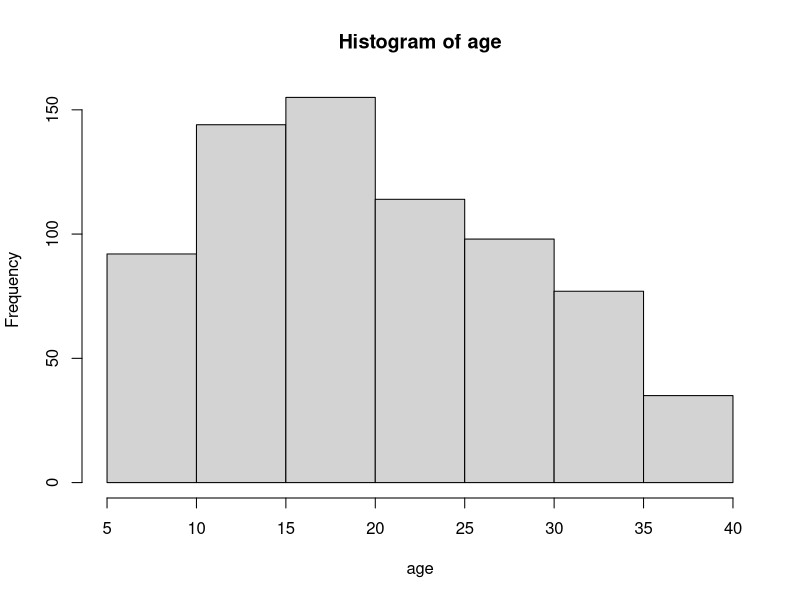
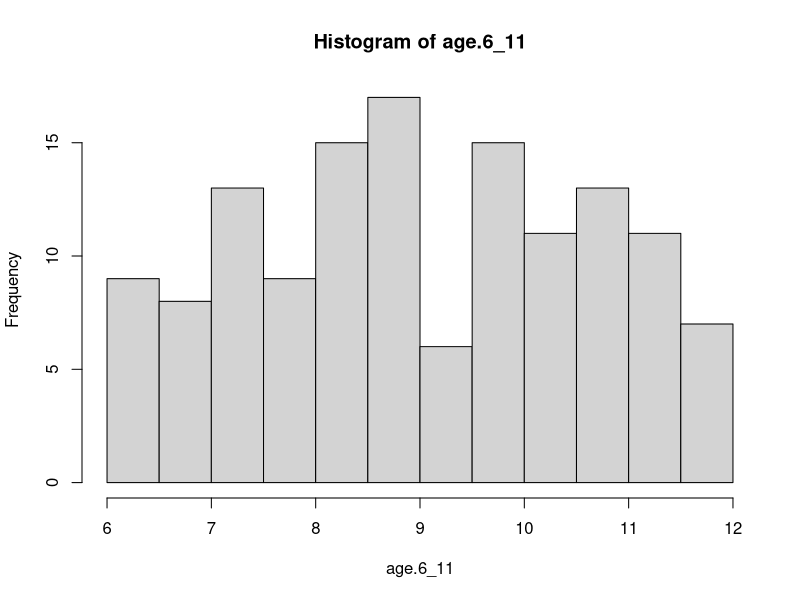
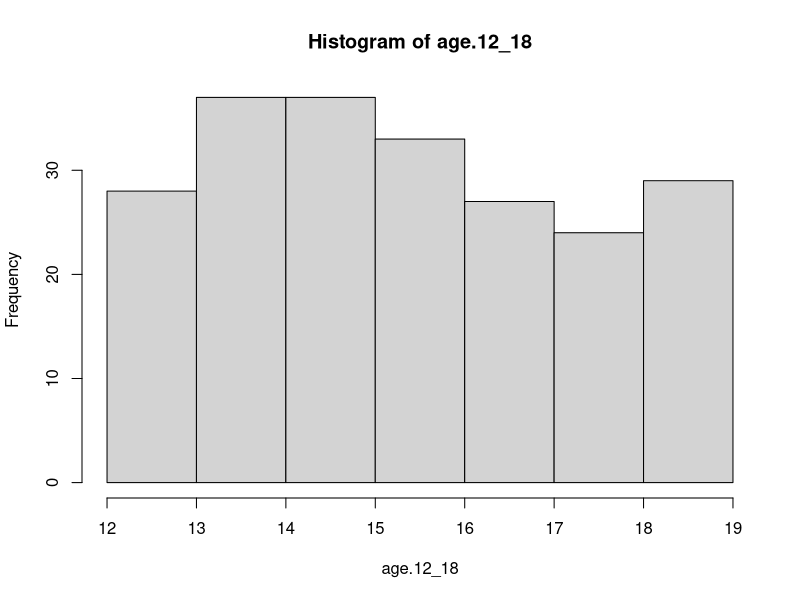
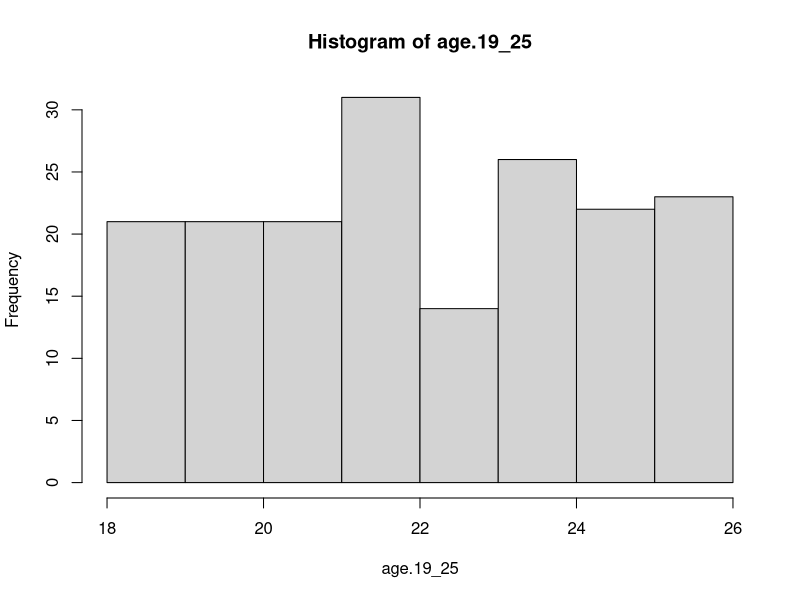
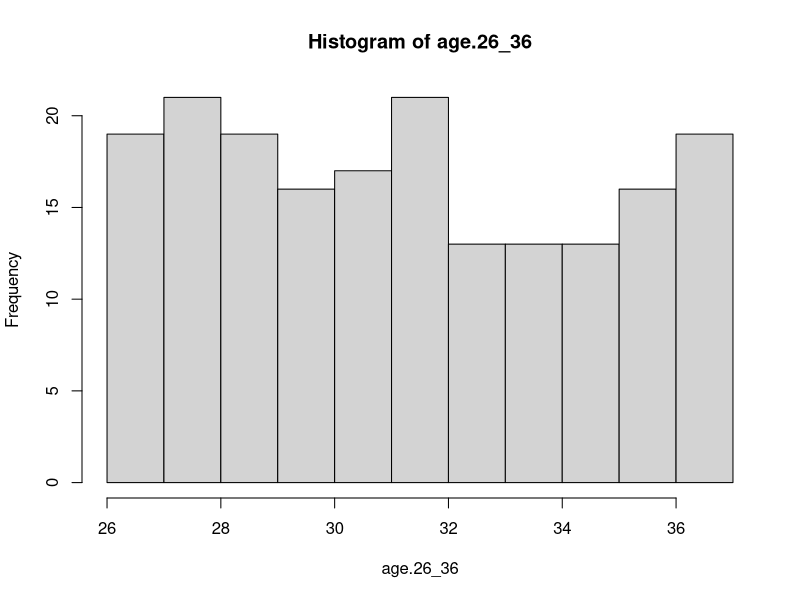
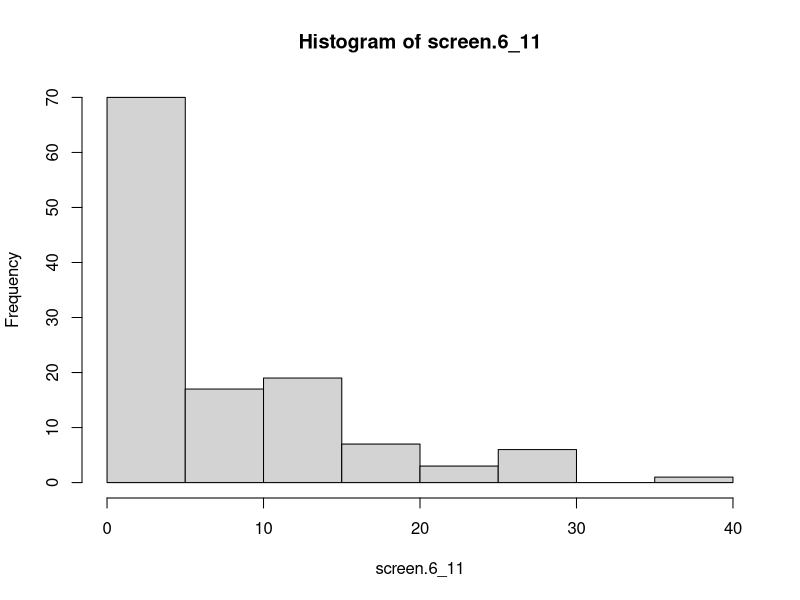
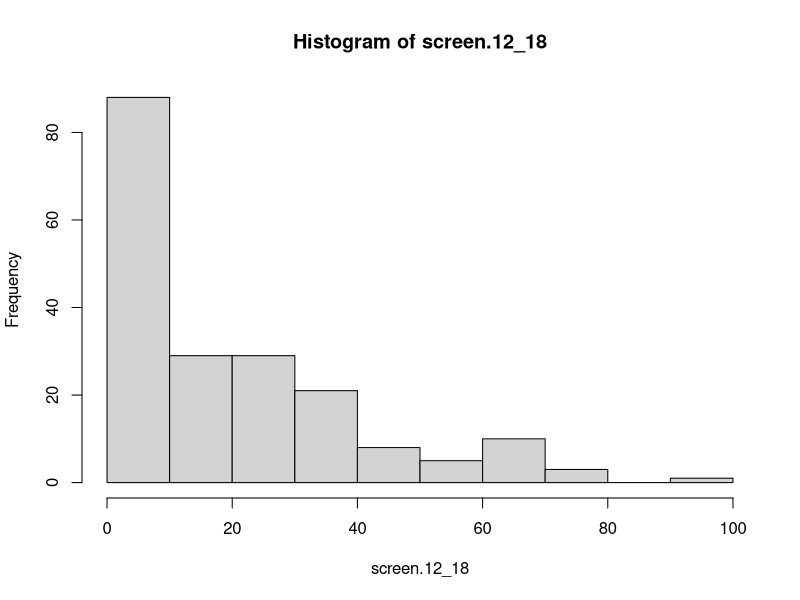
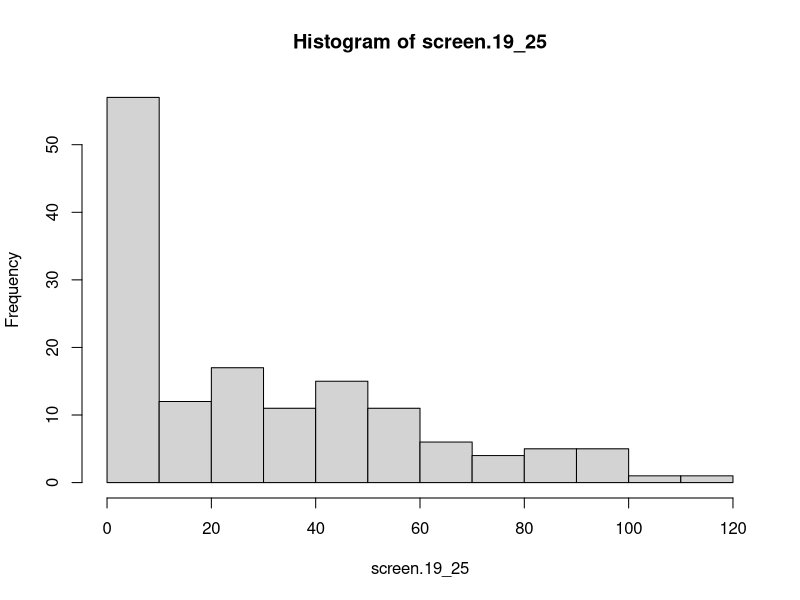

Write R code to recreate these figures, in order. (Note: this script raises an error after producing the figures.)
#### Data Simulation ####

set.seed(0)

# Overall Values

total.n.6_11 <- 134
total.n.12_18 <- 215
total.n.19_25 <- 179
total.n.26_36 <- 187


# Age

age.6_11 <- runif(n=total.n.6_11, min = 6, max = 11.9)
sd(age.6_11)
# sim sd: ~ 1.7
# original sd: 1.82
age.12_18 <- runif(n=total.n.12_18, min = 12, max = 18.9)
sd(age.12_18)
# sim sd: ~ 2.0
# original sd: 2.19

age.19_25 <- runif(n=total.n.19_25, min = 18, max = 25.9)
sd(age.19_25)
# sim sd: ~ 2.4
# original sd: 2.07

age.26_36 <- rnorm(n=total.n.26_36, mean=30.64, sd=3.07)
age.26_36 <- runif(n=total.n.26_36, min = 26, max = 36.9)
sd(age.26_36)
# sim sd: ~ 3.1
# original sd: 3.07


age <- c(age.6_11, age.12_18, age.19_25, age.26_36)
sd(age)
# sim sd: ~ 8.6
# original sd: 8.26
mean(age)
# Simulated mean: 20.167
# Original mean: 19.52
shapiro.test(age)
# data is normal
# 2.496e-13


hist(age)
hist(age.6_11)
hist(age.12_18)
hist(age.19_25)
hist(age.26_36)



impute.age.6_11 <- replace(age.6_11, is.na(age.6_11), 
                              mean(age.6_11, na.rm=TRUE))
impute.age.12_18 <- replace(age.12_18, is.na(age.12_18), 
                               mean(age.12_18, na.rm=TRUE))
impute.age.19_25 <- replace(age.19_25, is.na(age.19_25), 
                               mean(age.19_25, na.rm=TRUE))
impute.age.26_36 <- replace(age.26_36, is.na(age.26_36), 
                               mean(age.26_36, na.rm=TRUE))





install.packages("truncnorm")
require(truncnorm)

# Touchscreen Use

# Touchscreen values for each age group

screen.mean.6_11 <- 8.53
screen.mean.12_18 <- 18.80
screen.mean.19_25 <- 25.18
screen.mean.26_36 <- 44.11
screen.mean.all <- 24.45

screen.sd.6_11 <- 15.54
screen.sd.12_18 <- 36.83
screen.sd.19_25 <- 37.46
screen.sd.26_36 <- 47.75
screen.sd.all <- 38.98

screen.n.6_11 <- 123
screen.n.12_18 <- 194
screen.n.19_25 <- 145
screen.n.26_36 <- 151
screen.n.all <- 612

# set.seed(0)

screen.6_11 <- (0.7)* rnorm(n=total.n.6_11, mean=(screen.mean.6_11-2.5), sd=screen.sd.6_11) + 
                (0.3)* rnorm(n=total.n.6_11, mean=3, sd=5)
screen.6_11 <- replace(screen.6_11, screen.6_11<0, 0)
screen.6_11[sample(1:length(screen.6_11), 
                   size = (total.n.6_11-screen.n.6_11), replace = FALSE)] <- NA
hist(screen.6_11)
sd(screen.6_11, na.rm = TRUE)
mean(screen.6_11, na.rm = TRUE)
# Sim mean typically hovers between 6.5-8.5
# Original mean: 7.53

# set.seed(0)
screen.12_18 <- (0.7)* rnorm(n=total.n.12_18, mean=(screen.mean.12_18-4), sd=screen.sd.12_18) + 
  (0.3)* rnorm(n=total.n.12_18, mean=10, sd=10)
screen.12_18 <- replace(screen.12_18, screen.12_18<0, 0)
screen.12_18[sample(1:length(screen.12_18), 
                    size = (total.n.12_18-screen.n.12_18), replace = FALSE)] <- NA
hist(screen.12_18)
sd(screen.12_18, na.rm = TRUE)
mean(screen.12_18, na.rm = TRUE)
# Sim mean typically hovers between 17-19.5
# Original mean: 18.8

# set.seed(0)
screen.19_25 <- (0.7)* rnorm(n=total.n.19_25, mean=(screen.mean.19_25-7), sd=screen.sd.19_25) + 
  (0.3)* rnorm(n=total.n.19_25, mean=15, sd=10)
screen.19_25 <- rnorm(n=total.n.19_25, mean=(25.18-7), sd=37.46)
screen.19_25 <- replace(screen.19_25, screen.19_25<0, 0)
screen.19_25[sample(1:length(screen.19_25), 
                    size = (total.n.19_25-screen.n.19_25), replace = FALSE)] <- NA
hist(screen.19_25)
sd(screen.19_25, na.rm = TRUE)
mean(screen.19_25, na.rm = TRUE)
# Final mean typically hovers between 24-28
# Original mean: 25.18

# set.seed(0)
screen.26_36 <- (0.7)* rnorm(n=total.n.26_36, mean=(screen.mean.26_36), sd=screen.sd.26_36) + 
  (0.3)* rnorm(n=total.n.26_36, mean=40, sd=10)
screen.26_36 <- replace(screen.26_36, screen.26_36<0, 0)
screen.26_36[sample(1:length(screen.26_36), 
                    size = (total.n.26_36-screen.n.26_36), replace = FALSE)] <- NA
hist(screen.26_36)
sd(screen.26_36, na.rm = TRUE)
mean(screen.26_36, na.rm = TRUE)
# Final mean typically hovers between 41-48
# Original mean: 44.11

hist(screen.6_11)
hist(screen.12_18)
hist(screen.19_25)
hist(screen.26_36)

screentime <- c(screen.6_11, screen.12_18, screen.19_25, screen.26_36)
hist(screentime)
mean(screentime, na.rm=TRUE)
# Simulated mean: 24.5721
# Original mean: 24.45
shapiro.test(screentime)
# data is normal
# p-value < 2.2 e -16

impute_screen.6_11 <- replace(screen.6_11, is.na(screen.6_11), 
                              mean(screen.6_11, na.rm=TRUE))
impute_screen.12_18 <- replace(screen.12_18, is.na(screen.12_18), 
                               mean(screen.12_18, na.rm=TRUE))
impute_screen.19_25 <- replace(screen.19_25, is.na(screen.19_25), 
                               mean(screen.19_25, na.rm=TRUE))
impute_screen.26_36 <- replace(screen.26_36, is.na(screen.26_36), 
                               mean(screen.26_36, na.rm=TRUE))

# Sex

sex.6_11 <- rep(x = "Female", times = total.n.6_11)
sex.6_11[sample(1:length(sex.6_11), size=ceiling(total.n.6_11*0.5149), 
                replace = FALSE)] <- "Male"

sex.12_18 <- rep(x = "Female", times = total.n.12_18)
sex.12_18[sample(1:length(sex.12_18), size=ceiling(total.n.12_18*0.5302), 
                 replace = FALSE)] <- "Male"


sex.19_25 <- rep(x = "Female", times = total.n.19_25)
sex.19_25[sample(1:length(sex.19_25), size=ceiling(total.n.19_25*0.5587), 
                 replace = FALSE)] <- "Male"


sex.26_36 <- rep(x = "Female", times = total.n.26_36)
sex.26_36[sample(1:length(sex.26_36), size=ceiling(total.n.26_36*0.5134), 
               replace = FALSE)] <- "Male"

sex <- c(sex.6_11, sex.12_18, sex.19_25, sex.26_36)
length(sex)

# Background TV

# N values for each age group
tv.n.6_11 <- 123
tv.n.12_18 <- 194
tv.n.19_25 <- 145
tv.n.26_36 <- 151

# TV values for each age group

tv.sd.6_11 <- 186.08
tv.sd.12_18 <- 172.70
tv.sd.19_25 <- 162.99
tv.sd.26_36 <-183.24

tv.mean.6_11 <- 209.72
tv.mean.12_18 <- 189.62
tv.mean.19_25 <- 187.00
tv.mean.26_36 <- 219.01


# Ratio values for each age group
tv_screen.ratio.6_11 <- tv_mean.6_11/screen_mean.6_11
tv_screen.ratio.12_18 <- tv_mean.12_18/screen_mean.12_18
tv_screen.ratio.19_25 <- tv_mean.19_25/screen_mean.19_25
tv_screen.ratio.26_36 <- tv_mean.26_36/screen_mean.26_36


tv_mean.all <-200.27



tv.6_11 <- (0.6)*(impute_screen.6_11 * tv_screen.ratio.6_11) + 
  (0.4)*(tv_mean.6_11 + rnorm(tv.n.6_11, sd=tv_sd.6_11))
tv.6_11[sample(1:length(tv.6_11), size=(total.n.6_11-tv.n.6_11), 
               replace = FALSE)] <- NA
tv.6_11 <- replace(tv.6_11, tv.6_11<0, 0)
hist(tv.6_11)
mean(tv.6_11, na.rm=TRUE)
# Sim mean hovers between: 199-211
# Original mean: 209.72


tv.12_18 <- (0.6)*(impute_screen.12_18 * tv_screen.ratio.12_18) + 
  (0.4)*(tv_mean.12_18 + rnorm(tv.n.12_18, sd=tv_sd.12_18))
tv.12_18[sample(1:length(tv.12_18), size=(total.n.12_18-tv.n.12_18), 
                replace = FALSE)] <- NA
tv.12_18 <- replace(tv.12_18, tv.12_18<0, 0)
hist(tv.12_18)
mean(tv.12_18, na.rm=TRUE)
# Sim mean hovers between: 185-196
# Original mean: 189.62


tv.19_25 <- (0.6)*(impute_screen.19_25 * tv_screen.ratio.19_25) + 
  (0.4)*(tv_mean.19_25 + rnorm(tv.n.19_25, sd=tv_sd.19_25))
tv.19_25[sample(1:length(tv.19_25), size=(total.n.19_25-tv.n.19_25), 
                replace = FALSE)] <- NA
tv.19_25 <- replace(tv.19_25, tv.19_25<0, 0)
hist(tv.19_25)
mean(tv.19_25, na.rm=TRUE)
# Sim mean hovers between: 175-195
# Original mean: 187.00

tv.26_36 <- (0.6)*(impute_screen.26_36 * tv_screen.ratio.26_36) + 
  (0.4)*(tv_mean.26_36 + rnorm(tv.n.26_36, mean=-10, sd=tv_sd.26_36))
tv.26_36[sample(1:length(tv.26_36), size=(total.n.26_36-tv.n.26_36), 
                replace = FALSE)] <- NA
tv.26_36 <- replace(tv.26_36, tv.26_36<0, 0)
mean(tv.26_36, na.rm=TRUE)
# Sim mean hovers between: 215-225
# Original mean: 219.01


tv <- c(tv.6_11, tv.12_18, tv.19_25, tv.26_36)
hist(tv)
mean(tv, na.rm=TRUE)
# Simulated mean: 203.1756
# Original mean: 200.27
shapiro.test(tv)
# data is normal
# p = 9.042e-13

## Night-time sleep duration

# Overall values for each age group
ntsleep.n.6_11 <- 116
ntsleep.n.12_18 <- 176
ntsleep.n.19_25 <- 132
ntsleep.n.26_36 <- 130

ntsleep.sd.6_11 <- 64.81
ntsleep.sd.12_18 <- 50.13
ntsleep.sd.19_25 <- 60.12
ntsleep.sd.26_36 <-61.81

ntsleep.mean.6_11 <- 637.24
ntsleep.mean.12_18 <- 647.24
ntsleep.mean.19_25 <- 651.25
ntsleep.mean.26_36 <- 643.21


# Ratio values for each age group


ntsleep_screen_ratio.6_11 <- ntsleep.mean.6_11/screen.mean.6_11
ntsleep_screen_ratio.12_18 <- ntsleep.mean.12_18/screen.mean.12_18
ntsleep_screen_ratio.19_25 <- ntsleep.mean.19_25/screen.mean.19_25
ntsleep_screen_ratio.26_36 <- ntsleep.mean.26_36/screen.mean.26_36


ntsleep.6_11 <- rtruncnorm(n=total.n.6_11, a=(ntsleep.mean.6_11-ntsleep.sd.6_11*2), 
                            b=(ntsleep.mean.6_11+ntsleep.sd.6_11*3),
                            mean=ntsleep.mean.6_11+50,
                            sd=ntsleep.sd.6_11) - 
                0.08*(impute_screen.6_11 * ntsleep_screen_ratio.6_11)
ntsleep.6_11[sample(1:length(ntsleep.6_11), size=(total.n.6_11-ntsleep.n.6_11), 
               replace = FALSE)] <- NA
hist(ntsleep.6_11)
mean(ntsleep.6_11, na.rm=TRUE)
# Sim mean hovers around: 632-643
# Original mean: 637.24

ntsleep.12_18 <- rtruncnorm(n=total.n.12_18, a=(ntsleep.mean.12_18-ntsleep.sd.12_18*2), 
                           b=(ntsleep.mean.12_18+ntsleep.sd.12_18*3),
                           mean=ntsleep.mean.12_18+60,
                           sd=ntsleep.sd.12_18) - 
                0.08*(impute_screen.12_18 * ntsleep_screen_ratio.12_18)
ntsleep.12_18[sample(1:length(ntsleep.12_18), size=(total.n.12_18-ntsleep.n.12_18), 
                    replace = FALSE)] <- NA
hist(ntsleep.12_18)
mean(ntsleep.12_18, na.rm=TRUE)
# Sim mean hovers around: 639-656
# Original mean: 647.24


ntsleep.19_25 <- rtruncnorm(n=total.n.19_25, a=(ntsleep.mean.19_25-ntsleep.sd.19_25*2), 
                            b=(ntsleep.mean.19_25+ntsleep.sd.19_25*3),
                            mean=ntsleep.mean.19_25+50,
                            sd=ntsleep.sd.19_25) - 
                0.08*(impute_screen.19_25 * ntsleep_screen_ratio.19_25)
ntsleep.19_25[sample(1:length(ntsleep.19_25), size=(total.n.19_25-ntsleep.n.19_25), 
                     replace = FALSE)] <- NA
hist(ntsleep.19_25)
mean(ntsleep.19_25, na.rm=TRUE)
# Sim mean hovers between: 641-658
# Original mean: 651.25

ntsleep.26_36 <- rtruncnorm(n=total.n.26_36, a=(ntsleep.mean.26_36-ntsleep.sd.26_36*2), 
                            b=(ntsleep.mean.26_36+ntsleep.sd.26_36*3),
                            mean=ntsleep.mean.26_36+56,
                            sd=ntsleep.sd.26_36) - 
  0.08*(impute_screen.26_36 * ntsleep_screen_ratio.26_36)
ntsleep.26_36[sample(1:length(ntsleep.26_36), size=(total.n.26_36-ntsleep.n.26_36), 
                     replace = FALSE)] <- NA
hist(ntsleep.26_36)
mean(ntsleep.26_36, na.rm=TRUE)
# Sim mean hovers around: 638-651
# Original mean: 643.21


ntsleep <- c(ntsleep.6_11, ntsleep.12_18, ntsleep.19_25, ntsleep.26_36)
hist(ntsleep)
mean(ntsleep, na.rm=TRUE)
# Simulated mean: 646.496
# Original mean: 645.16
shapiro.test(ntsleep)
# data is normal
# p-value = 1.271e-07

## Day-time sleep duration

# Overall values for each age group
daysleep.n.6_11 <- 116
daysleep.n.12_18 <- 176
daysleep.n.19_25 <- 132
daysleep.n.26_36 <- 126

daysleep.sd.6_11 <- 47.27
daysleep.sd.12_18 <- 38.40
daysleep.sd.19_25 <- 40.28
daysleep.sd.26_36 <- 53.20

daysleep.mean.6_11 <- 139.05
daysleep.mean.12_18 <- 122.47
daysleep.mean.19_25 <- 100.57
daysleep.mean.26_36 <- 68.25


# Ratio values for each age group
daysleep.screen_ratio.6_11 <- daysleep.mean.6_11/screen.mean.6_11
daysleep.screen_ratio.12_18 <- daysleep.mean.12_18/screen.mean.12_18
daysleep.screen_ratio.19_25 <- daysleep.mean.19_25/screen.mean.19_25
daysleep.screen_ratio.26_36 <- daysleep.mean.26_36/screen.mean.26_36


daysleep.6_11 <- rtruncnorm(n=total.n.6_11, a=(daysleep.mean.6_11-daysleep.sd.6_11*3), 
                            b=(daysleep.mean.6_11+daysleep.sd.6_11*2),
                            mean=daysleep.mean.6_11-5,
                            sd=daysleep.sd.6_11) + 
            0.05*(impute_screen.6_11 * daysleep.screen_ratio.6_11)
daysleep.6_11[sample(1:length(daysleep.6_11), size=(total.n.6_11-daysleep.n.6_11),
                    replace = FALSE)] <- NA
daysleep.6_11 <- replace(daysleep.6_11, daysleep.6_11<0, 0)
mean(daysleep.6_11, na.rm = TRUE)
# Simulated mean hovers around: 128-144
# Original mean: 139.05


daysleep.12_18 <- rtruncnorm(n=total.n.12_18, a=(daysleep.mean.12_18-daysleep.sd.12_18*3), 
                            b=(daysleep.mean.12_18+daysleep.sd.12_18*2),
                            mean=daysleep.mean.12_18-5,
                            sd=daysleep.sd.12_18) + 
  0.05*(impute_screen.12_18 * daysleep.screen_ratio.12_18)
daysleep.12_18[sample(1:length(daysleep.12_18), size=(total.n.12_18-daysleep.n.12_18),
                     replace = FALSE)] <- NA
daysleep.12_18 <- replace(daysleep.12_18, daysleep.12_18<0, 0)
mean(daysleep.12_18, na.rm = TRUE)
# Simulated mean hovers around: 120-125
# Original mean: 122.47


daysleep.19_25 <- rtruncnorm(n=total.n.19_25, a=(daysleep.mean.19_25-daysleep.sd.19_25*3), 
                             b=(daysleep.mean.19_25+daysleep.sd.19_25*2),
                             mean=daysleep.mean.19_25-5,
                             sd=daysleep.sd.19_25) + 
  0.05*(impute_screen.19_25 * daysleep.screen_ratio.19_25)
daysleep.19_25[sample(1:length(daysleep.19_25), size=(total.n.19_25-daysleep.n.19_25),
                     replace = FALSE)] <- NA
daysleep.19_25 <- replace(daysleep.19_25, daysleep.19_25<0, 0)
mean(daysleep.19_25, na.rm = TRUE)
# Simulated mean hovers around: 97-102
# Original mean: 100.57


daysleep.26_36 <- rtruncnorm(n=total.n.26_36, a=(daysleep.mean.26_36-daysleep.sd.26_36*3), 
                             b=(daysleep.mean.26_36+daysleep.sd.26_36*2),
                             mean=daysleep.mean.26_36-4,
                             sd=daysleep.sd.26_36) + 
  0.05*(impute_screen.26_36 * daysleep.screen_ratio.26_36)
daysleep.26_36[sample(1:length(daysleep.26_36), size=(total.n.26_36-daysleep.n.26_36),
                     replace = FALSE)] <- NA
daysleep.26_36 <- replace(daysleep.26_36, daysleep.26_36<0, 0)
mean(daysleep.26_36, na.rm = TRUE)
# Simulated mean hovers around: 59-78
# Original mean: 68.25


daysleep <- c(daysleep.6_11, daysleep.12_18, daysleep.19_25, daysleep.26_36)
hist(daysleep)
mean(daysleep, na.rm=TRUE)
# Simulated mean: 106.32
# Original mean: 108.29
shapiro.test(daysleep)
# Data is normal 
# p-value = 0.003424

# Total sleep

totalsleep <- ntsleep+daysleep


# Average number of night awakenings

# Age means 
age.mean.6_11 <- 8.99
age.mean.12_18 <- 14.40
age.mean.19_25 <- 21.94
age.mean.26_36 <- 30.64


# Overall values for each age group

wake.n.6_11 <- 116
wake.n.12_18 <- 177
wake.n.19_25 <- 133
wake.n.26_36 <- 130

wake.sd.6_11 <- 1.73
wake.sd.12_18 <- 1.33
wake.sd.19_25 <- 1.01
wake.sd.26_36 <- 0.81

wake.mean.6_11 <- 2
wake.mean.12_18 <- 1.29
wake.mean.19_25 <- 0.91
wake.mean.26_36 <- 0.58


# Ratio values for each age group
wake.age_ratio.6_11 <- wake_mean.6_11/age.mean.6_11
wake.age_ratio.12_18 <- wake_mean.12_18/age.mean.12_18
wake.age_ratio.19_25 <- wake_mean.19_25/age.mean.19_25
wake.age_ratio.26_36 <- wake_mean.26_36/age.mean.26_36


wake.6_11 <- floor(rtruncnorm(n=total.n.6_11, a=(wake.mean.6_11-wake.sd.6_11*2), 
                            b=(wake.mean.6_11+wake.sd.6_11*3),
                            mean=wake.mean.6_11+0.75,
                            sd=wake.sd.6_11) - 
                  0.15*(impute.age.6_11 * wake.age_ratio.6_11))
wake.6_11[sample(1:length(wake.6_11), size=(total.n.6_11-wake.n.6_11),
                     replace = FALSE)] <- NA
wake.6_11 <- replace(wake.6_11, wake.6_11<0, 0)
mean(wake.6_11, na.rm = TRUE)
# Simulated mean hovers around: 1.75-2.19
# Original mean: 2


wake.12_18 <- floor(rtruncnorm(n=total.n.12_18, a=(wake.mean.12_18-wake.sd.12_18*2), 
                              b=(wake.mean.12_18+wake.sd.12_18*3),
                              mean=wake.mean.12_18+0.6,
                              sd=wake.sd.12_18) - 
                     0.15*(impute.age.12_18 * wake.age_ratio.12_18))
wake.12_18[sample(1:length(wake.12_18), size=(total.n.12_18-wake.n.12_18),
                      replace = FALSE)] <- NA
wake.12_18 <- replace(wake.12_18, wake.12_18<0, 0)
mean(wake.12_18, na.rm = TRUE)
# Simulated mean hovers around: 1.23-1.37
# Original mean: 1.29


wake.19_25 <- floor(rtruncnorm(n=total.n.19_25, a=(wake.mean.19_25-wake.sd.19_25*2), 
                               b=(wake.mean.19_25+wake.sd.19_25*3),
                               mean=wake.mean.19_25+0.55,
                               sd=wake.sd.19_25) - 
                      0.15*(impute.age.19_25 * wake.age_ratio.19_25))
wake.19_25[sample(1:length(wake.19_25), size=(total.n.19_25-wake.n.19_25),
                      replace = FALSE)] <- NA
wake.19_25 <- replace(wake.19_25, wake.19_25<0, 0)
mean(wake.19_25, na.rm = TRUE)
# Simulated mean hovers around: 0.85-1.06
# Original mean: 0.91


wake.26_36 <- floor(rtruncnorm(n=total.n.26_36, a=(wake.mean.26_36-wake.sd.26_36*2), 
                               b=(wake.mean.26_36+wake.sd.26_36*3),
                               mean=wake.mean.26_36+0.55,
                               sd=wake.sd.26_36) - 
                      0.15*(impute.age.26_36 * wake.age_ratio.26_36))
wake.26_36[sample(1:length(wake.26_36), size=(total.n.26_36-wake.n.26_36),
                      replace = FALSE)] <- NA
wake.26_36 <- replace(wake.26_36, wake.26_36<0, 0)
mean(wake.26_36, na.rm = TRUE)
# Simulated mean hovers around: 0.53-0.67
# Original mean: 0.58


wake <- c(wake.6_11, wake.12_18, wake.19_25, wake.26_36)
mean(wake, na.rm=TRUE)
# Sim mean: 1.23
# Original mean: 1.17
shapiro.test(wake)
# Data is normal
# p-value < 2.2e-16

# Sleep onset

# Overall values for each age group
onset.n.6_11 <- 116
onset.n.12_18 <- 177
onset.n.19_25 <- 131
onset.n.26_36 <- 130

onset.sd.6_11 <- 23.69
onset.sd.12_18 <- 16.53
onset.sd.19_25 <- 16.97
onset.sd.26_36 <- 27.86

onset.mean.6_11 <- 22.80
onset.mean.12_18 <- 21.54
onset.mean.19_25 <- 22.22
onset.mean.26_36 <- 29.34


# Ratio values for each age group
onset.screen_ratio.6_11 <- onset.mean.6_11/screen.mean.6_11
onset.screen_ratio.12_18 <- onset.mean.12_18/screen.mean.12_18
onset.screen_ratio.19_25 <- onset.mean.19_25/screen.mean.19_25
onset.screen_ratio.26_36 <- onset.mean.26_36/screen.mean.26_36



onset.6_11 <- rtruncnorm(n=total.n.6_11, a=(onset.mean.6_11-onset.sd.6_11), 
                            b=(onset.mean.6_11+onset.sd.6_11),
                            mean=onset.mean.6_11-5,
                            sd=onset.sd.6_11) + 
  0.07*(impute_screen.6_11 * onset.screen_ratio.6_11)
onset.6_11[sample(1:length(onset.6_11), size=(total.n.6_11-onset.n.6_11),
                     replace = FALSE)] <- NA
onset.6_11 <- replace(onset.6_11, onset.6_11<0, 0)
mean(onset.6_11, na.rm = TRUE)
# Simulated mean hovers around: 19.5-23.5
# Original mean: 22.8


onset.12_18 <- rtruncnorm(n=total.n.12_18, a=(onset.mean.12_18-onset.sd.12_18), 
                         b=(onset.mean.12_18+onset.sd.12_18),
                         mean=onset.mean.12_18-4.5,
                         sd=onset.sd.12_18) + 
  0.07*(impute_screen.12_18 * onset.screen_ratio.12_18)
onset.12_18[sample(1:length(onset.12_18), size=(total.n.12_18-onset.n.12_18),
                      replace = FALSE)] <- NA
onset.12_18 <- replace(onset.12_18, onset.12_18<0, 0)
mean(onset.12_18, na.rm = TRUE)
# Simulated mean hovers around: 19.5-22.5
# Original mean: 21.54


onset.19_25 <- rtruncnorm(n=total.n.19_25, a=(onset.mean.19_25-onset.sd.19_25), 
                         b=(onset.mean.19_25+onset.sd.19_25),
                         mean=onset.mean.19_25-2.5,
                         sd=onset.sd.19_25) + 
  0.07*(impute_screen.19_25 * onset.screen_ratio.19_25)
onset.19_25[sample(1:length(onset.19_25), size=(total.n.19_25-onset.n.19_25),
                      replace = FALSE)] <- NA
onset.19_25 <- replace(onset.19_25, onset.19_25<0, 0)
mean(onset.19_25, na.rm = TRUE)
# Simulated mean hovers around: 20-24
# Original mean: 22.22


onset.26_36 <- rtruncnorm(n=total.n.26_36, a=(onset.mean.26_36-onset.sd.26_36), 
                         b=(onset.mean.26_36+onset.sd.26_36),
                         mean=onset.mean.26_36-4.5,
                         sd=onset.sd.26_36) + 
  0.07*(impute_screen.26_36 * onset.screen_ratio.26_36)
onset.26_36[sample(1:length(onset.26_36), size=(total.n.26_36-onset.n.26_36),
                      replace = FALSE)] <- NA
onset.26_36 <- replace(onset.26_36, onset.26_36<0, 0)
mean(onset.26_36, na.rm = TRUE)
# Simulated mean hovers around: 27-32
# Original mean: 29.34


onset <- c(onset.6_11, onset.12_18, onset.19_25, onset.26_36)
hist(onset)
mean(onset, na.rm=TRUE)
# Simulated mean: 23.16
# Original mean: 23.79
shapiro.test(onset)
# Data is normal
# p-value = 6.551e-09



df <- data.frame(age, sex, tv, screentime, ntsleep, daysleep, totalsleep, wake, onset)

df$age_category <- factor(rep(x = "26-36 months", times=length(df$age)), 
                             levels = c("6-11 months", "12-18 months", 
                                        "19-25 months", "26-36 months"))
df$age_category[df$age < 26] <- "19-25 months"
df$age_category[df$age < 19] <- "12-18 months"
df$age_category[df$age < 12] <- "6-11 months"
#### Data Exploration ####

library(ggplot2)

ggplot(data=df, aes(x=screentime, y=daysleep, color=age_category)) + 
  geom_point() +
  labs(title = "Background TV vs. Touchscreen Use", 
       y = "Day time sleep (minutes)", 
       x = "Touch Screen Time")

ggplot(data=df, aes(x=tv, y=wake, color=age_category)) + 
  geom_point() +
  labs(title = "Background TV vs. Touchscreen Use", 
       y = "Avg. Number of Awakenings", 
       x = "Background TV")

ggplot(data=df, aes(x=screentime, color=age_category, fill=age_category)) + 
  geom_density(alpha=0.5) + 
  labs(title = "Touchscreen Use by Age Category", 
       x = "Touchscreen Use (minutes)")

# Alternative method for simulating TV, not as good as the final chosen method

# tv.6_11 <- rnorm(total.n.6_11, mean=(209.72-10), sd=186.08)
# tv.6_11 <- replace(tv.6_11, tv.6_11<0, 0)
# na.tv.sample <- sample(tv.6_11, 
#                        size=(total.n.6_11-tv.n.6_11), 
#                        replace=FALSE)
# tv.6_11 <- replace(tv.6_11, na.tv.sample, NA)
# mean(tv.6_11, na.rm=TRUE)
# # Final mean falls between 190-220
# 
# tv.12_18 <- rnorm(total.n.12_18, mean=(189.62-17), sd=172.70)
# tv.12_18 <- replace(tv.12_18, tv.12_18<0, 0)
# na.tv.sample <- sample(tv.12_18, 
#                        size=(total.n.12_18-tv.n.12_18), 
#                        replace=FALSE)
# tv.12_18 <- replace(tv.12_18, na.tv.sample, NA)
# mean(tv.12_18, na.rm=TRUE)
# # Final mean falls between 170-200
# 
# tv.19_25 <- rnorm(total.n.19_25, mean=(187.00-12), sd=162.99)
# tv.19_25 <- replace(tv.19_25, tv.19_25<0, 0)
# na.tv.sample <- sample(tv.19_25, 
#                        size=(total.n.19_25-tv.n.19_25), 
#                        replace=FALSE)
# tv.19_25 <- replace(tv.19_25, na.tv.sample, NA)
# mean(tv.19_25, na.rm=TRUE)
# # Final mean falls between 170-210
# # Larger variation than previous age group because there's a smaller sample size
# 
# 
# tv.26_36 <- rnorm(total.n.26_36, mean=(219.01-7), sd=175.99)
# tv.26_36 <- replace(tv.26_36, tv.26_36<0, 0)
# na.tv.sample <- sample(tv.26_36, 
#                        size=(total.n.26_36-tv.n.26_36), 
#                        replace=FALSE)
# tv.26_36 <- replace(tv.26_36, na.tv.sample, NA)
# mean(tv.26_36, na.rm=TRUE)
# # Final mean falls between 205-235
